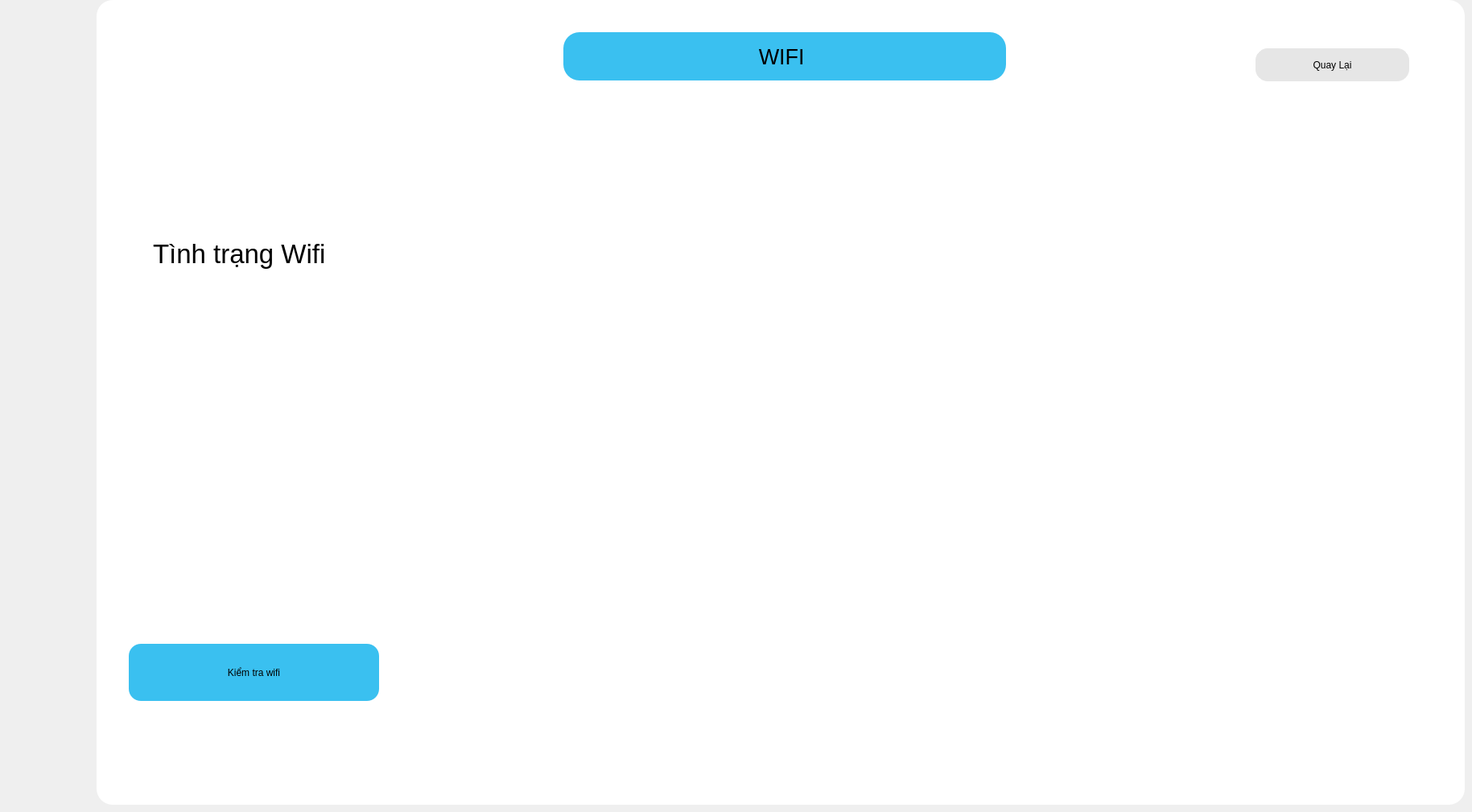
    <widget class="QWidget" name="page_wifi">
     <widget class="QFrame" name="frame_13">
      <property name="geometry">
       <rect>
        <x>120</x>
        <y>0</y>
        <width>1700</width>
        <height>1000</height>
       </rect>
      </property>
      <property name="styleSheet">
       <string notr="true">background-color: rgb(255, 255, 255);
  border-radius: 20px;</string>
      </property>
      <property name="frameShape">
       <enum>QFrame::StyledPanel</enum>
      </property>
      <property name="frameShadow">
       <enum>QFrame::Raised</enum>
      </property>
      <widget class="QLabel" name="label_caidat_dinhvi_3">
       <property name="geometry">
        <rect>
         <x>580</x>
         <y>40</y>
         <width>550</width>
         <height>60</height>
        </rect>
       </property>
       <property name="maximumSize">
        <size>
         <width>800</width>
         <height>200</height>
        </size>
       </property>
       <property name="sizeIncrement">
        <size>
         <width>800</width>
         <height>200</height>
        </size>
       </property>
       <property name="font">
        <font>
         <pointsize>20</pointsize>
         <weight>50</weight>
         <bold>false</bold>
        </font>
       </property>
       <property name="styleSheet">
        <string notr="true">
background-color: rgb(58,192,240);
border-radius: 20px;
</string>
       </property>
       <property name="text">
        <string>WIFI </string>
       </property>
       <property name="alignment">
        <set>Qt::AlignCenter</set>
       </property>
      </widget>
      <widget class="QLabel" name="label_status_2">
       <property name="geometry">
        <rect>
         <x>70</x>
         <y>200</y>
         <width>581</width>
         <height>231</height>
        </rect>
       </property>
       <property name="font">
        <font>
         <pointsize>25</pointsize>
        </font>
       </property>
       <property name="text">
        <string>Tình trạng Wifi</string>
       </property>
      </widget>
      <widget class="QPushButton" name="bt_back_wifi">
       <property name="geometry">
        <rect>
         <x>1440</x>
         <y>60</y>
         <width>191</width>
         <height>41</height>
        </rect>
       </property>
       <property name="styleSheet">
        <string notr="true">QPushButton#bt_back_wifi{
     border-radius: 15px;
	font: 75 23pt &quot;MS Shell Dlg 2&quot;;
	border: 1px solid rgb(230, 230, 230);
background-color: rgb(230, 230, 230);

}
QPushButton#bt_back_wifi:pressed{
background-color: qlineargradient(spread:pad, x1:0, y1:0, x2:1, y2:0, stop:0 rgba(58, 192, 255, 219), stop:1 rgba(58, 192, 255, 226));

}
QPushButton#bt_back_wifi:pressed{
padding-left :2px;
padding-top :2px;

	background-color: rgb(58, 192, 255);
}

</string>
       </property>
       <property name="text">
        <string>Quay Lại</string>
       </property>
       <property name="icon">
        <iconset>
         <normaloff>../../../.designer/images/quaylai_xoafont.png</normaloff>../../../.designer/images/quaylai_xoafont.png</iconset>
       </property>
       <property name="iconSize">
        <size>
         <width>60</width>
         <height>60</height>
        </size>
       </property>
      </widget>
      <widget class="QPushButton" name="btn_kt_wifi">
       <property name="geometry">
        <rect>
         <x>40</x>
         <y>800</y>
         <width>311</width>
         <height>71</height>
        </rect>
       </property>
       <property name="styleSheet">
        <string notr="true">QPushButton#btn_kt_wifi{
 
	border-radius: 15px;
	background-color: rgb(58,192,240);
	font: 75 17pt &quot;MS Shell Dlg 2&quot;;
	
}

QPushButton#btn_kt_wifi:pressed{
padding-left :3px;
padding-top :3px;
border-radius: 15px;
font: 75 17pt &quot;MS Shell Dlg 2&quot;;

	background-color: rgb(0, 255, 0);
}
</string>
       </property>
       <property name="text">
        <string>Kiểm tra wifi</string>
       </property>
      </widget>
     </widget>
    </widget>
